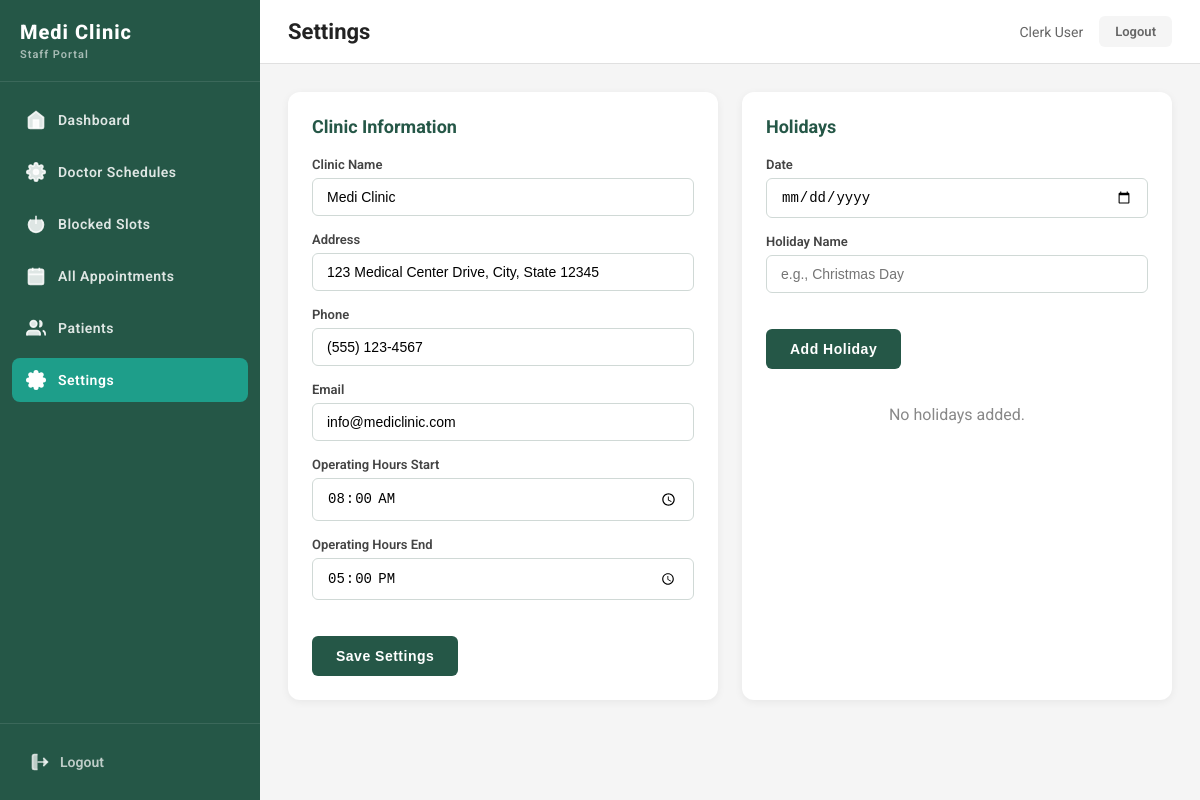
Page /Appointment_System_Clinic-main/clerk/settings.php (signed in) on the committed database.
### tables this page shows
CREATE TABLE `users` (
  `id` int(11) NOT NULL,
  `username` varchar(50) NOT NULL,
  `password` varchar(255) NOT NULL,
  `email` varchar(100) NOT NULL,
  `full_name` varchar(100) NOT NULL,
  `role` enum('patient','doctor','clerk') NOT NULL,
  `phone` varchar(20) DEFAULT NULL,
  `specialization` varchar(100) DEFAULT NULL,
  `email_notifications` tinyint(1) DEFAULT 1,
  `created_at` timestamp NOT NULL DEFAULT current_timestamp(),
  `updated_at` timestamp NOT NULL DEFAULT current_timestamp() ON UPDATE current_timestamp()
);

CREATE TABLE `clinic_settings` (
  `id` int(11) NOT NULL,
  `setting_key` varchar(50) NOT NULL,
  `setting_value` text NOT NULL
);

### Appointment_System_Clinic-main/includes/auth.php (called while the page is built, shortened)
<?php
function isLoggedIn() {
    return isset($_SESSION['user_id']) && isset($_SESSION['role']);
}
function getCurrentUser() {
    return dbFetch("SELECT * FROM users WHERE id = ?", [$_SESSION['user_id']]);
}

### Appointment_System_Clinic-main/includes/db.php (called while the page is built, shortened)
<?php
function getDB() {
    static $pdo = null;
    if ($pdo === null) {
        try {
            $dsn = "mysql:host=" . DB_HOST . ";dbname=" . DB_NAME . ";charset=utf8mb4";
            $pdo = new PDO($dsn, DB_USER, DB_PASS, [
                PDO::ATTR_ERRMODE => PDO::ERRMODE_EXCEPTION,
                PDO::ATTR_DEFAULT_FETCH_MODE => PDO::FETCH_ASSOC,
                PDO::ATTR_EMULATE_PREPARES => false
            ]);
        } catch (PDOException $e) {
            error_log("Database connection error: " . $e->getMessage());
            die("Database connection failed. Please contact support.");
        }
    }
    return $pdo;
}
function dbQuery($sql, $params = []) {
    $pdo = getDB();
    $stmt = $pdo->prepare($sql);
    $stmt->execute($params);
    return $stmt;
}
function dbFetch($sql, $params = []) {
    $stmt = dbQuery($sql, $params);
    return $stmt->fetch();
}

### Appointment_System_Clinic-main/includes/functions.php (called while the page is built, shortened)
<?php
require_once __DIR__ . '/db.php';
function getSetting($key, $default = '') {
    $row = dbFetch("SELECT setting_value FROM clinic_settings WHERE setting_key = ?", [$key]);
    return $row ? $row['setting_value'] : $default;
}

### Appointment_System_Clinic-main/clerk/settings.php (the view, shortened to what this page needs)
<?php
require_once __DIR__ . '/../includes/db.php';
require_once __DIR__ . '/../includes/functions.php';
require_once __DIR__ . '/../includes/auth.php';
$clinicName = getSetting('clinic_name', 'Medi Clinic');
$clinicAddress = getSetting('clinic_address', '');
$clinicPhone = getSetting('clinic_phone', '');
$clinicEmail = getSetting('clinic_email', '');
$clinicStart = getSetting('clinic_operating_start', '08:00:00');
$clinicEnd = getSetting('clinic_operating_end', '17:00:00');
$holidays = getHolidays();
?>
<!doctype html>
<html lang="en">
<head>
  <link rel="stylesheet" href="../style.css">
  <link rel="stylesheet" href="../panel.css">
</head>
<body>
<?php include __DIR__ . '/sidebar.php'; ?>
<main class="panel-main">
  <div class="panel-header">
    <div>
      <h1>Settings</h1>
    </div>
    <div class="panel-user">
      <span><?= htmlspecialchars($user['full_name']) ?></span>
      <a href="../logout.php" class="btn-logout">Logout</a>
    </div>
  </div>
  <div class="panel-content">
    <div class="settings-grid">
      <div class="settings-card">
        <h3 class="card-title">Clinic Information</h3>
        <form method="POST">
          <div class="form-group">
            <label for="clinic_name">Clinic Name</label>
            <input type="text" id="clinic_name" name="clinic_name" value="<?= htmlspecialchars($clinicName) ?>">
          </div>
          <div class="form-group">
            <label for="clinic_address">Address</label>
            <input type="text" id="clinic_address" name="clinic_address" value="<?= htmlspecialchars($clinicAddress) ?>">
          </div>
          <div class="form-group">
            <label for="clinic_phone">Phone</label>
            <input type="text" id="clinic_phone" name="clinic_phone" value="<?= htmlspecialchars($clinicPhone) ?>">
          </div>
          <div class="form-group">
            <label for="clinic_email">Email</label>
            <input type="email" id="clinic_email" name="clinic_email" value="<?= htmlspecialchars($clinicEmail) ?>">
          </div>
          <div class="form-group">
            <label for="clinic_operating_start">Operating Hours Start</label>
            <input type="time" id="clinic_operating_start" name="clinic_operating_start" value="<?= substr($clinicStart, 0, 5) ?>">
          </div>
          <div class="form-group">
            <label for="clinic_operating_end">Operating Hours End</label>
            <input type="time" id="clinic_operating_end" name="clinic_operating_end" value="<?= substr($clinicEnd, 0, 5) ?>">
          </div>
          <button type="submit" name="save_settings" class="btn-save">Save Settings</button>
        </form>
      </div>
      <div class="settings-card">
        <h3 class="card-title">Holidays</h3>
        <form method="POST">
          <div class="form-group">
            <label for="holiday_date">Date</label>
            <input type="date" id="holiday_date" name="holiday_date" required>
          </div>
          <div class="form-group">
            <label for="holiday_name">Holiday Name</label>
            <input type="text" id="holiday_name" name="holiday_name" placeholder="e.g., Christmas Day" required>
          </div>
          <button type="submit" name="add_holiday" class="btn-save">Add Holiday</button>
        </form>
        <div class="holiday-list">
          <?php if (empty($holidays)): ?>
          <p style="color: #888; text-align: center; padding: 20px;">No holidays added.</p>
          <?php endif; ?>
        </div>
      </div>
    </div>
  </div>
</main>
</body>
</html>

### Appointment_System_Clinic-main/style.css (style rules this page uses)
*, *::before, *::after { box-sizing: border-box; margin: 0; padding: 0; }
:root { --nav-bg: #255747; --nav-btn: #1b3a2d; --teal-light: #4db8a8; --teal-mid: #2e9880; --navy: #1d3a5c; --form-bg: #c8e8df; --form-card-bg: #daf0e9; --footer-bg: #1a1e2e; --btn-dark: #1d3a4a; --progress-active: #2e9880; --progress-done: #3aad96; --progress-idle: #b8d8d2; --text: #222; --muted: #666; --border: #ccc; --white: #fff; }
html { scroll-behavior: smooth; }
body { font-family: 'Roboto', 'Segoe UI', Arial, sans-serif; color: var(--text); background: #fff; }
a { text-decoration: none; color: inherit; }

### Appointment_System_Clinic-main/panel.css (style rules this page uses)
*, *::before, *::after { box-sizing: border-box; margin: 0; padding: 0; }
:root { --sidebar-bg: #255747; --sidebar-active: #1e9e8a; --sidebar-hover: rgba(255,255,255,0.08); --sidebar-text: rgba(255,255,255,0.85); --sidebar-width: 220px; --sidebar-collapsed: 64px; --topbar-bg: #f5f5f5; --teal: #1e9e8a; --teal-dark: #198374; --red: #fa7070; --red-dark: #e05050; --text: #222; --muted: #666; --border: #e0e0e0; --white: #fff; --cal-available: #1e9e8a; --cal-unavailable: #fa7070; }
html, body { height: 100%; font-family: 'Roboto', 'Segoe UI', Arial, sans-serif; color: var(--text); background: #fff; }
a { text-decoration: none; color: inherit; }
.panel-main { margin-left: var(--sidebar-width); flex: 1; transition: margin-left 0.25s ease; min-height: 100vh; display: flex; flex-direction: column; }
.panel-content { padding: 32px 28px; flex: 1; }
.btn-save { background: var(--teal); color: #fff; font-size: 14px; font-weight: 700; padding: 12px 36px; border-radius: 8px; border: none; cursor: pointer; margin-top: 20px; letter-spacing: 0.5px; }
.panel-main { margin-left: 260px; min-height: 100vh; background: #f5f5f5; display: flex; flex-direction: column; }
.panel-header { background: #fff; border-bottom: 1px solid #e0e0e0; padding: 16px 28px; display: flex; justify-content: space-between; align-items: center; position: sticky; top: 0; z-index: 50; }
.panel-header h1 { font-size: 22px; font-weight: 700; color: #222; }
.panel-user { display: flex; align-items: center; gap: 16px; }
.panel-user span { font-size: 14px; color: #666; }
.panel-user .btn-logout { padding: 8px 16px; background: #f5f5f5; color: #666; border-radius: 6px; font-size: 13px; font-weight: 600; text-decoration: none; }
.panel-content { padding: 28px; flex: 1; }

### Appointment_System_Clinic-main/clerk/settings.php (style rules this page uses)
.settings-grid { display: grid; grid-template-columns: 1fr 1fr; gap: 24px; }
.settings-card { background: #fff; border-radius: 12px; padding: 24px; box-shadow: 0 2px 8px rgba(0,0,0,.06); }
.card-title { font-size: 18px; font-weight: 700; color: var(--nav-bg); margin-bottom: 20px; }
.form-group { margin-bottom: 16px; }
.form-group label { display: block; font-size: 13px; font-weight: 600; color: #444; margin-bottom: 6px; }
.form-group input { width: 100%; padding: 10px 14px; border: 1.5px solid #d0d9d6; border-radius: 6px; font-size: 14px; }
.btn-save { padding: 12px 24px; background: var(--nav-bg); color: #fff; border: none; border-radius: 6px; font-size: 14px; font-weight: 700; cursor: pointer; }
.holiday-list { margin-top: 16px; }

### rows in the picture
users: full_name "Clerk User"
clinic_settings: clinic_name "Medi Clinic"
clinic_settings: clinic_address "123 Medical Center Drive, City, State 12345"
clinic_settings: clinic_phone "(555) 123-4567"
clinic_settings: clinic_email "info@mediclinic.com"
clinic_settings: clinic_operating_start "08:00"
clinic_settings: clinic_operating_end "17:00"
